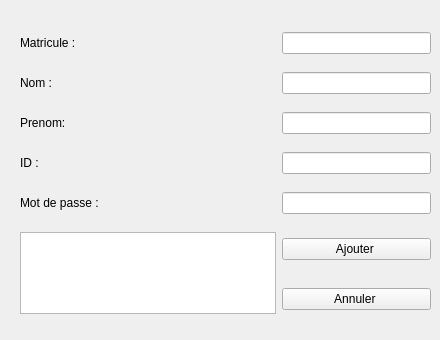
       <widget class="QWidget" name="tab_27">
        <attribute name="title">
         <string>Ajouter</string>
        </attribute>
        <widget class="QWidget" name="layoutWidget_10">
         <property name="geometry">
          <rect>
           <x>20</x>
           <y>20</y>
           <width>411</width>
           <height>311</height>
          </rect>
         </property>
         <layout class="QGridLayout" name="gridLayout_11">
          <item row="3" column="0">
           <widget class="QLabel" name="label_53">
            <property name="text">
             <string>ID : </string>
            </property>
           </widget>
          </item>
          <item row="3" column="1">
           <widget class="QLineEdit" name="Id_9"/>
          </item>
          <item row="4" column="1">
           <widget class="QLineEdit" name="Mot_de_passe_9">
            <property name="styleSheet">
             <string notr="true"/>
            </property>
            <property name="echoMode">
             <enum>QLineEdit::Password</enum>
            </property>
           </widget>
          </item>
          <item row="6" column="1">
           <widget class="QPushButton" name="pushButton_26">
            <property name="styleSheet">
             <string notr="true"/>
            </property>
            <property name="text">
             <string>Ajouter </string>
            </property>
           </widget>
          </item>
          <item row="0" column="0">
           <widget class="QLabel" name="label_59">
            <property name="text">
             <string>Matricule :</string>
            </property>
           </widget>
          </item>
          <item row="2" column="1">
           <widget class="QLineEdit" name="Prenom_9"/>
          </item>
          <item row="4" column="0">
           <widget class="QLabel" name="label_61">
            <property name="text">
             <string>Mot de passe : </string>
            </property>
           </widget>
          </item>
          <item row="6" column="0" rowspan="2">
           <widget class="QTextEdit" name="Resultat_11">
            <property name="readOnly">
             <bool>true</bool>
            </property>
           </widget>
          </item>
          <item row="2" column="0">
           <widget class="QLabel" name="label_62">
            <property name="text">
             <string>Prenom: </string>
            </property>
           </widget>
          </item>
          <item row="1" column="0">
           <widget class="QLabel" name="label_63">
            <property name="text">
             <string>Nom : </string>
            </property>
           </widget>
          </item>
          <item row="0" column="1">
           <widget class="QLineEdit" name="Matricule_6"/>
          </item>
          <item row="7" column="1">
           <widget class="QPushButton" name="pushButton_27">
            <property name="text">
             <string>Annuler </string>
            </property>
           </widget>
          </item>
          <item row="1" column="1">
           <widget class="QLineEdit" name="Nom_9"/>
          </item>
         </layout>
        </widget>
       </widget>
